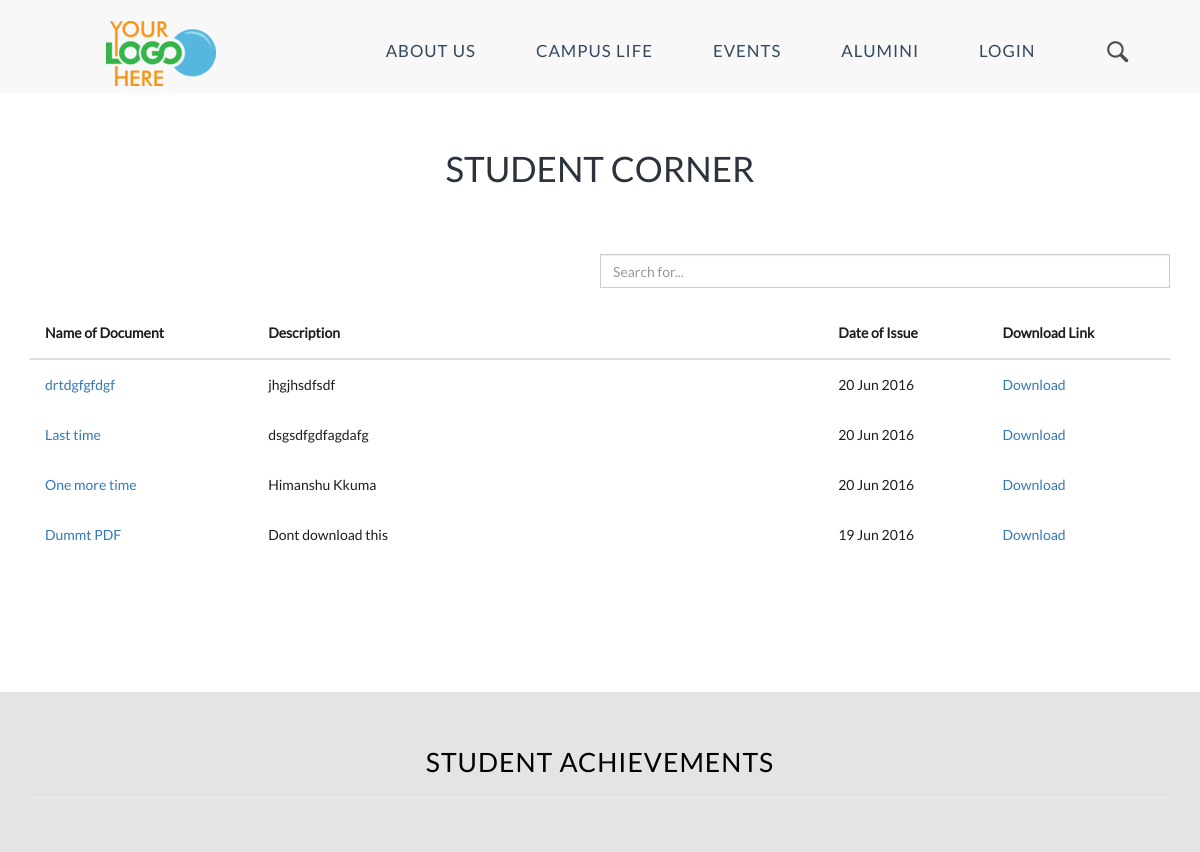
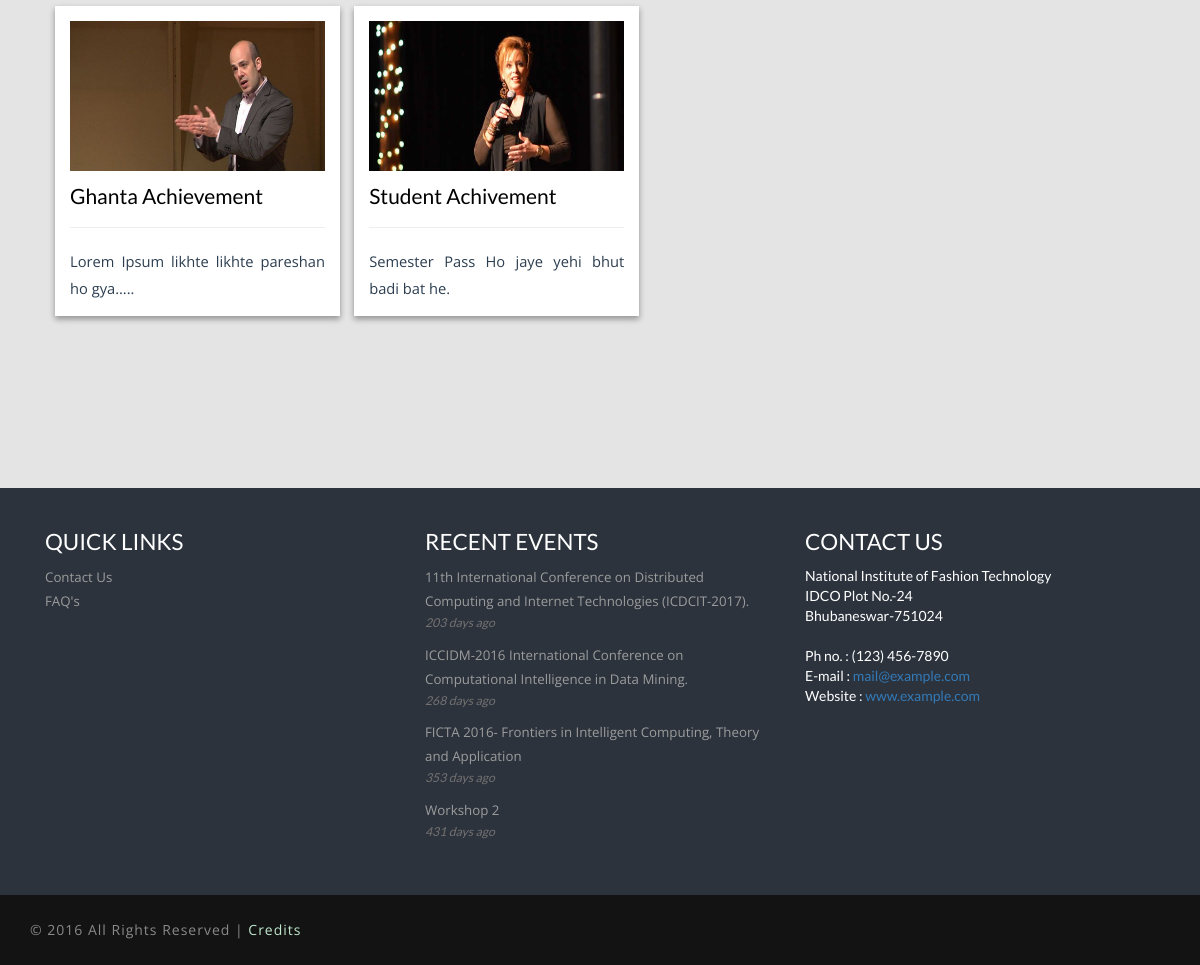
Page /resource.php on the committed database (2 pictures, top to bottom).
### tables this page shows
CREATE TABLE IF NOT EXISTS `stu_res` (
  `id` int(11) NOT NULL AUTO_INCREMENT,
  `Title` varchar(100) NOT NULL,
  `Description` varchar(200) NOT NULL,
  `Link` varchar(500) NOT NULL,
  `Date` varchar(50) NOT NULL,
  `Visibility` tinyint(1) NOT NULL,
  PRIMARY KEY (`id`)
);

CREATE TABLE IF NOT EXISTS `stu` (
  `id` int(5) NOT NULL AUTO_INCREMENT,
  `Title` varchar(1000) NOT NULL,
  `Description` text NOT NULL,
  `Image` varchar(1000) NOT NULL,
  `Date` varchar(100) NOT NULL,
  `Visibility` tinyint(1) NOT NULL,
  PRIMARY KEY (`id`),
  UNIQUE KEY `id` (`id`)
);

CREATE TABLE IF NOT EXISTS `event` (
  `id` int(5) NOT NULL AUTO_INCREMENT,
  `type` varchar(20) NOT NULL,
  `Title` varchar(1000) NOT NULL,
  `Link` varchar(500) NOT NULL,
  `Description` text NOT NULL,
  `Image` varchar(1000) NOT NULL,
  `Date` varchar(100) NOT NULL,
  `Fb_Link` varchar(500) NOT NULL,
  `Tw_Link` varchar(500) NOT NULL,
  `Visibility` tinyint(1) NOT NULL,
  PRIMARY KEY (`id`),
  UNIQUE KEY `id` (`id`)
);

### admin_panel/php/configure.php (called while the page is built, shortened)
<?php
include 'connect.php';
$Date = date('Y-m-d');
$rec_events = $con->prepare("SELECT * FROM event
                            WHERE datediff(now(), Date) > 0
                            AND Visibility = 1
                            ORDER BY id DESC LIMIT 4" );
		         $rec_events->execute();
?>

### admin_panel/php/intialize.php (called while the page is built, shortened)
<?php
    require('configure.php');
    ?>

### resource.php (the view, shortened to what this page needs)
<?php
include 'admin_panel/php/intialize.php';
$result = $con->prepare("SELECT * FROM stu_res WHERE Visibility = 1 ORDER BY id DESC");
                                        $result->execute();
$result2 = $con->prepare("SELECT * FROM stu WHERE Visibility = 1 ORDER BY id DESC");
                                        $result2->execute();
?>
<!DOCTYPE html>
<html>
<head>
	<link href="css/bootstrap.css" rel='stylesheet' type='text/css' />
	<link href="css/style.css" rel="stylesheet" type="text/css" media="all" />
</head>
<body>
	<?php
            require 'navbar.php';
        ?>
				<div class="content">
					<div class="welcome_bottom">
						<h2 class="heading text-center">Student Corner</h2>
						<div class="welcome_bottom">
							<div class="container">
								<div class="input-group" style="width:50%; float:right;">
									<input type="text" class="form-control" name="Search" id="Search" placeholder="Search for...">
								</div>
								<div class="bs-docs-example">
									<table class="table table-hover">
										<thead>
											<tr>
												<th>Name of Document</th>
												<th width="50%">Description</th>
												<th>Date of Issue</th>
												<th>Download Link</th>
											</tr>
										</thead>
										<tbody>
										  <?php for($i=0; $row = $result->fetch(); $i++){ ?>
											<tr>
												<td><a><?php echo $row['Title']; ?></a></td>
												<td><?php echo $row['Description']; ?></td>
												<td><?php echo date("d M Y", strtotime($row['Date'])); ?></td>
												<td><a href="<?php echo $row['Link']; ?>">Download</a></td>
											</tr>
											<?php } ?>
									</tbody>
								</table>
							</div>
					</div>
				</div>
			</div>
		</div>
	<div class="news-section">
		<div class="container">
			<div class="news-section-head text-center">
				<header>
					<h3 id="achievements">Student Achievements</h3>
					<hr />
				</header>
			</div>
			<center>
				<div class="our-staff">
					<div class="container">
						<div class="our-staff-head text-center">
							<div class="our-staff-grids text-center">
							<?php for($i=0; $row = $result2->fetch(); $i++){ ?>
								<div class="col-md-3 our-staff-grid cards">
									<div class="view view-seventh">
									<?php if($row['Image']!=null) { ?>
										<a href="#"><img class="img-responsive" src="<?php echo $row['Image']; ?>" alt=""></a>
                                       <?php } ?>
										<h4 style="text-align: left !important"><?php echo $row['Title']; ?></h4>
										<hr />
										<p align="justify"><?php echo $row['Description']; ?></p>
									</div>
									</div>
									<?php } ?>
									</div>
								</div>
							</div>
						</div>
					</center>
				</div>
			</div>
								<?php
					require 'footer.php';
					?>
						</body>
						</html>

### navbar.php (shortened to what this page needs)
<div class="header" id="movetop">
        <div class="container">
            <nav class="navbar navbar-default">
                <div class="navbar-header">
                    <a href="index.php"><img src="images/logo.png" style="left: 0; top:-10;"></a>
                </div>
                <center>
                    <div class="collapse navbar-collapse nav-wil" id="bs-example-navbar-collapse-1">
                        <ul class="nav navbar-nav">
                            <br>
                            <li><span>&nbsp</span></li>
                            <li class="dropdown">
                                <a href="about_us.php" target="_blank">About Us</a></li>
                                    <li class="dropdown">
                                        <a href="gallery.php">Campus Life</a></li>
                                        <li class="dropdown">
                                            <a href="#">Events</a>
                                            </li>
                                            <li class="dropdown"><a href="#">Alumini</a></li>
                                            <li class="dropdown"><a href="login_page.php">Login</a></li>
                                            <img style="cursor: pointer;"src="images/q.png" class="searchQ" style="float: right;">
                                        </ul>
                                    </center>
                                </div>
                        </div>

### footer.php (shortened to what this page needs)
<div class="footer">
	<div class="footer-top">
		<div class="container">
			<div class="col-md-4 footer-grid">
				<h5>Quick Links</h5>
				<p><a href="contact.php" target="_blank">Contact Us</a></p>
                             <p><a href="faq.php" target="_blank">FAQ's</a></p>
                         </div>
                         <div class="col-md-4 footer-grid">
                            <h5>Recent Events </h5>
                            <?php for($i=0; $row_events=$rec_events->fetch(); $i++){ ?>
                            <p><a href="<?php echo $row_events['type'];?>.php?id=<?php echo $row_events['id']; ?>"><?php echo $row_events['Title']; ?></a></p>
                            <span>
                               <?php
                                                    $date1=date_create($Date);
                                                    $date2=date_create($row_events['Date']);
                                                    $diff=date_diff($date1,$date2);
                                                    echo $diff->format("%a days ago"); ?>
                                                </span>
                                                <?php } ?>
                                            </div>
                                            <font color="#ffffff">
                                            	<div class="col-md-4 footer-grid">
                                            		<h5>Contact Us</h5>
                                            		National Institute of Fashion Technology<br>
                                            		IDCO Plot No.-24<br>
                                            		Bhubaneswar-751024<br>
                                            		<br>
                                            		Ph no. : (123) 456-7890 <br>
                                            		E-mail : <a href="mailto:info@example.com">mail@example.com</a><br>
                                            		Website : <a href="index.php">www.example.com</a>
                                            	</div>
                                            </font>
                                        </div>
                                    </div>
                                </div>
                                <div class="footer-bottom">
                                	<div class="container">
                                		<div class="copyrights text-center">
                                			<p>© 2016 All Rights Reserved | <a href="credits.php">Credits</a></p>
                                		</div>
                                		<div class="clearfix"></div>
                                	</div>
                                </div>

### css/style.css (style rules this page uses)
body { padding:0; margin:0; font-family: 'Lato-Regular'; background:#fff; color: #1e1e1e; }
body a { transition:0.5s all -webkit-transition:0.5s all; -moz-transition:0.5s all; -o-transition:0.5s all; -ms-transition:0.5s all; }
h1,h2,h3,h4,h5,h6 { margin:0; }
p { margin:0; font-family: 'Open Sans', sans-serif; }
ul { margin:0; padding:0; }
.header { background-color: #f8f8f8; padding: 2em 0 1em 0; position: relative; }
.header:after { content: ''; position: absolute; background-size: 100% 100%; height: 60px; z-index: 9; top: 99.52%; width: 100%; }
.navbar { border-radius: 0px; -webkit-border-radius: 0px; -o-border-radius: 0px; -moz-border-radius: 0px; -ms-border-radius: 0px; }
.nav-wil { padding:0; }
.navbar-default .navbar-nav > li > a { text-transform: uppercase; background: none; color: #34495e; font-size: 1.2em; letter-spacing: 1px; font-weight: 400; }
.nav > li > a { padding: 0 !important; }
.navbar-nav { background:#f8f8f8; float: none; margin: 0; }
.navbar-default .navbar-collapse { background:#f8f8f8; border-color: #fbfbfb; }
.navbar { margin-bottom: 0px; border:none; min-height: 15px; }
.navbar-nav > li { text-align:center; margin:0 30px; }
nav a { position: relative; display: inline-block; outline: none; color: #fff; text-decoration: none; text-transform: uppercase; letter-spacing: 1px; font-weight: 400; text-shadow: 0 0 1px rgba(255,255,255,0.3); font-size: 1.35em; }
.navbar-default { background-color: #F8F8F8; border-color: #fff; }
.welcome_bottom { padding:4em 0 4em; }
.our-staff { padding: 0 0 8em 0; }
.our-staff-head p { font-size: 1.05em; line-height: 1.6em; color: #BBBBBB; font-weight: 400; margin-top: 0.5em; }
.our-staff-grid { margin-top:3em; }
.our-staff-grid img { width:100%; }
.our-staff-grid h4 { font-size: 1.5em; color: #000; font-weight: 400; margin: 0.6em 0; }
.our-staff-grid p { font-size: 1.05em; line-height: 1.8em; color: #2c3e50; font-weight: 400; }
.view { position: relative; text-align: center; }
.view img { display: block; position: relative; width: 100%; }
.news-section { padding: 4em 0; background-color: #e4e4e4; }
.news-section-head h3 { font-size: 1.9em; color: black; font-weight: 400; letter-spacing: 1px; text-transform: uppercase; }
.news-section-head { margin-bottom:4em; }
.footer { position: relative; }
.footer:before { content: ''; position: absolute; background-size: 100% 100%; height: 60px; z-index: 9; top: -16.2%; width: 100%; transform: rotate(180deg); -webkit-transform: rotate(180deg); -o-transform: rotate(180deg); -moz-transform: rotate(180deg); -ms-transform: rotate(180deg); }
.footer-top { background:#2c333d; padding:4em 0; }
.footer-grid h5 { font-size: 1.6em; color: #fff; font-weight: 400; text-transform: uppercase; margin-bottom:0.5em; }
.footer-grid p { font-size: 0.95em; line-height: 1.8em; color: #BFBFBF; font-weight: 400; }
.footer-grid p a { color:#9C9C9C; }
.footer-grid span { font-style:italic; color:#737171; font-size:0.875em; display:block; margin-bottom:1em; }
.footer-bottom { background:#131313; padding:1.8em 0; }
.copyrights p { color:#898989; font-size:1em; font-weight:400; letter-spacing: 1px; }
.copyrights p a { color:#BFE7CD; }
.copyrights { float: left; }
.table > thead > tr > th, .table > tbody > tr > th, .table > tfoot > tr > th, .table > thead > tr > td, .table > tbody > tr > td, .table > tfoot > tr > td { border-top: none !important; }
.bs-docs-example { margin: 1em 0; }
.table td, .table>tbody>tr>td, .table>tbody>tr>th, .table>tfoot>tr>td, .table>tfoot>tr>th, .table>thead>tr>td, .table>thead>tr>th { padding: 15px!important; }
.input-group { margin-bottom: 20px; }
h2.heading { margin: 0 0px 0.3em 0; color: #2C333D; font-size: 2.5em; text-transform: uppercase; }
.grid_5 h1, h2, h3, h4, h5, h6 { padding: 12px 0; padding: 0; }
@media screen and (max-width: 1366px) { .footer-top { padding: 3em 0; } }
@media screen and (max-width: 1366px) { .footer:before { top: -17.5%; } }
@media screen and (max-width: 1280px) { .header { padding: 1.5em 0 0.5em 0; } }
.cards { background-color: #fff; padding:15px; margin: 0.3em; margin-left:10px; box-shadow: 0 3px 6px rgba(0,0,0,0.16), 0 3px 6px rgba(0,0,0,0.23); }
.cards img { width: 100%; height: 150px; }

### rows in the picture
stu_res: Title "drtdgfgfdgf", Description "jhgjhsdfsdf", Date "20 Jun 2016"
stu_res: Title "Last time", Description "dsgsdfgdfagdafg", Date "20 Jun 2016"
stu_res: Title "One more time", Description "Himanshu Kkuma", Date "20 Jun 2016"
stu_res: Title "Dummt PDF", Description "Dont download this", Date "19 Jun 2016"
stu: Image (picture), Title "Ghanta Achievement", Description "Lorem Ipsum likhte likhte pareshan ho gya....."
stu: Image (picture), Title "Student Achivement", Description "Semester Pass Ho jaye yehi bhut badi bat he."
event: Title "11th International Conference on Distributed Computing and Internet Technologies (ICDCIT-2017).", Date "203 days ago"
event: Title "ICCIDM-2016 International Conference on Computational Intelligence in Data Mining.", Date "268 days ago"
event: Title "FICTA 2016- Frontiers in Intelligent Computing, Theory and Application", Date "353 days ago"
event: Title "Workshop 2", Date "431 days ago"
